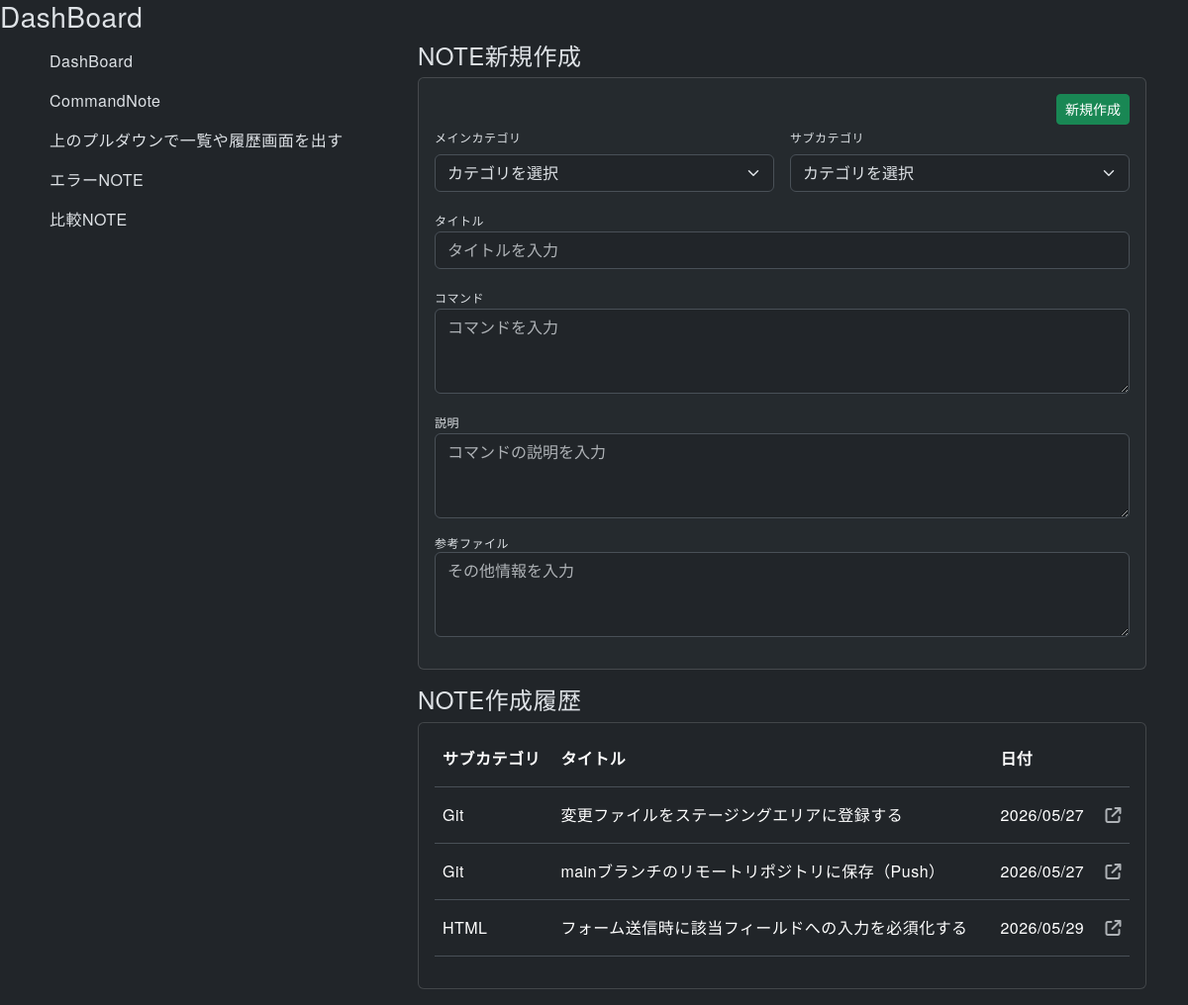
/, run on an earlier commit of the app's database.
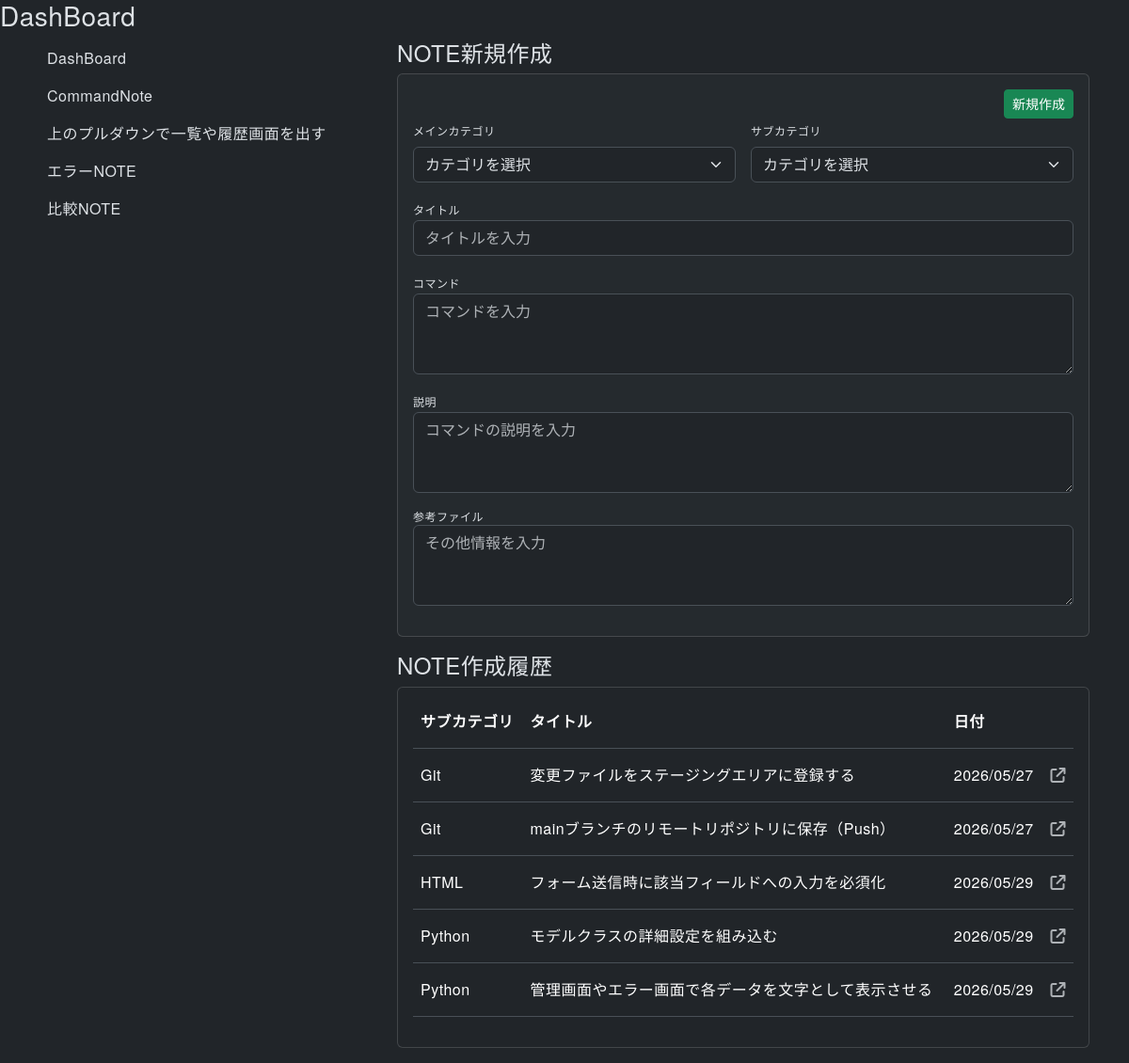
And on a later commit of the database.
### notebook/models.py (models this page shows, shortened)
class Note(models.Model):
  order = models.IntegerField(default=0)
  sub_category = models.ForeignKey(SubCategory, on_delete=models.CASCADE)
  title = models.CharField(max_length=50)
  description =  models.TextField(blank=True, null=True)
  reference = models.TextField(blank=True, null=True)
  created_at = models.DateTimeField(auto_now_add=True)
  updated_at = models.DateTimeField(auto_now=True)
  class Meta:
    ordering = ['order', 'id']

class SubCategory(models.Model):
  order = models.IntegerField(default=0)
  main_category = models.ForeignKey(MainCategory, on_delete=models.CASCADE)
  name = models.CharField(max_length=15)
  class Meta:
    ordering = ['order', 'id']
  def __str__(self):
    return self.name

### notebook/views.py (the view)
# urls.py: path('', views.dashboard, name='dashboard'),
def dashboard(request):
  notes = Note.objects.all()
  main_categories = MainCategory.objects.all()
  sub_categories = SubCategory.objects.all()
  return render(request, 'notebook/dashboard.html',{'notes': notes, 'main_categories': main_categories, 'sub_categories': sub_categories})

### notebook/templates/notebook/dashboard.html (shortened to what this page needs)
{% extends 'notebook/base.html' %}
{% block content %}
  <h3>DashBoard</h3>
  <div class="container">
    <div class="row">
      <div class="'col-12">
        <div class="row">
          <div class="'col-12 col-md-4">
            <ul class="sidebar-menu">
              <li class="sidebar-item">
                <a href="{% url 'notebook:dashboard' %}">
                  <span class="sidebar-label p-2">DashBoard</span>
                </a>
              </li>
              <li class="sidebar-item">
                <a href="{% url 'notebook:index' %}">
                  <span class="sidebar-label p-2">CommandNote</span>
                </a>
              </li>
              <li class="sidebar-item">
                <span class="sidebar-label p-2">上のプルダウンで一覧や履歴画面を出す</span>
              </li>
              <li class="sidebar-item">
                <span class="sidebar-label p-2">エラーNOTE</span>
              </li>
              <li class="sidebar-item">
                <span class="sidebar-label p-2">比較NOTE</span>
              </li>
            </ul>
          </div>
          <div class="'col-12 col-md-8">
            <h4>NOTE新規作成</h4>
            <div class="card bg-body-tertiary bg-opacity-50 p-3 mb-3">
              <form method="POST" action="/create/">
                <div class="d-flex justify-content-end">
                  <button type="submit" class="btn btn-sm btn-success">新規作成</button>
                </div>
                <div class="d-flex gap-3 mb-3">
                  <div class="w-100">
                    <label class="form-label">メインカテゴリ</label>
                    <select name="main_category" id="main-category-select" class="form-select w-100" required>
                      <option value="">カテゴリを選択</option>
                    </select>
                  </div>
                  <div class="w-100">
                    <label class="form-label">サブカテゴリ</label>
                    <select name="sub_category" id="sub-category-select" class="form-select w-100" required>
                      <option value="">カテゴリを選択</option>
                    </select>
                  </div>
                </div>
                <div class="mb-3">
                  <label class="form-label m-0">タイトル</label>
                  <input type="text" name="title" placeholder="タイトルを入力" class="form-control" value="{{ note_form.title.value|default:'' }}" required>
                </div>
                <div class="mb-3">
                  <label class="form-label m-0">コマンド</label>
                  <textarea name="code" placeholder="コマンドを入力" class="form-control" rows="3" required>{{ command_form.code.value|default:'' }}</textarea>
                </div>
                <div class="mb-3">
                  <label class="form-label m-0">説明</label>
                  <textarea name="description" placeholder="コマンドの説明を入力" class="form-control" rows="3">{{ note_form.description.value|default:'' }}</textarea>
                </div>
                <div class="mb-3">
                  <p class="item-label m-0">参考ファイル</p>
                  <textarea name="reference" placeholder="その他情報を入力" class="form-control" rows="3">{{ note_form.reference.value|default:'' }}</textarea>
                </div>
              </form>
            </div>
            <h4>NOTE作成履歴</h4>
            <div class="card p-3 mb-3">
              <table class="table table-hover">
                <thead>
                  <tr class="align-middle">
                    <th class="pb-3">サブカテゴリ</th>
                    <th class="pb-3">タイトル</th>
                    <th class="pb-3">日付</th>
                    <th class="pb-3"></th>
                  </tr>
                </thead>
                <tbody>
                  {% for note in notes %}
                    <tr class="align-middle position-relative">
                      <td class="pt-3 pb-3">{{ note.sub_category }}</td>
                      <td class="pt-3 pb-3">{{ note.title }}</td>
                      <td class="pt-3 pb-3">{{ note.created_at|date:"Y/m/d" }}</td>
                      <td class="text-end pt-3 pb-3">
                        <a href="{% url 'notebook:show' id=note.id %}" class="stretched-link">
                          <i class="fa-solid fa-arrow-up-right-from-square text-muted"></i>
                        </a>
                      </td>
                    </tr>
                  {% endfor %}
                </tbody>
              </table>
            </div>
          </div>
        </div>
      </div>
    </div>
  </div>
{% endblock %}

### notebook/templates/notebook/base.html (shortened to what this page needs)
{% load static %}
<!DOCTYPE html>
<html lang="ja" data-bs-theme="dark">
<head>
  <link rel="stylesheet" href="{% static 'notebook/css/style.css' %}" >
  <link rel="stylesheet" href="https://cdnjs.cloudflare.com/ajax/libs/font-awesome/6.5.1/css/all.min.css" >
  <link rel="stylesheet" href="https://cdn.jsdelivr.net/npm/bootstrap@5.3.8/dist/css/bootstrap.min.css" >
</head>
<body>
  {% block content %}
  {% endblock %}
</body>
</html>

### notebook/static/notebook/css/style.css (style rules this page uses)
body { font-family: "Helvetica Neue", Arial, "Hiragino Kaku Gothic ProN", "Hiragino Sans", "Noto Sans JP", Meiryo, sans-serif !important; font-size: 16px; line-height: 1.75; letter-spacing: 0.03em; color: #333333; background-color: #fcfcfc; }
.form-label, .item-label { font-size: 0.75em; }
.sidebar-menu { list-style: none; margin: 0; padding: 0; }
.sidebar-item a { text-decoration: none; color: inherit; }
.sidebar-label { display: block; }

What changed in the data, as far as the page shows it:
changed Note "HTML": title "フォーム送信時に該当フィールドへの入力を必須化する" → "フォーム送信時に該当フィールドへの入力を必須化"
added Note: sub_category "Python", title "モデルクラスの詳細設定を組み込む", created_at "2026/05/29"
added Note: sub_category "Python", title "管理画面やエラー画面で各データを文字として表示させる", created_at "2026/05/29"
